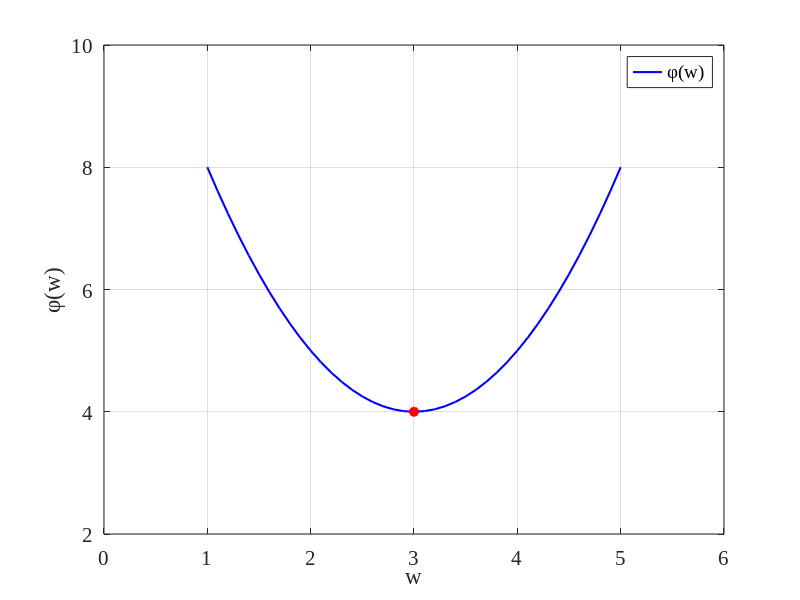

Reproduce this figure in MATLAB. (Note: this script raises an error after producing the figure.)
clear all
close all
clc

x = [1:0.1:5];
phi = x.^2-6*x+13;


line_width = 1.5;    fontsize_labels = 15;
set(0,'DefaultAxesFontName', 'Times New Roman')
set(0,'DefaultAxesFontSize', fontsize_labels)

figure
plot(x,phi,'b', 'linewidth',line_width); hold on
plot(3,4,'or', 'linewidth',line_width,'MarkerFaceColor','r')
legend('\phi(w)')
xlabel('w')
ylabel('\phi(w)')
axis([0 6 2 10])
grid on


%----------------------------------------------
% compose the optimization problem
%----------------------------------------------
% CasADi v3.4.5
addpath('C:\Users\schmi\OneDrive - Syddansk Universitet\Classical Autonomous Systems\casadi-windows-matlabR2016a-v3.5.5')
import casadi.*
 
x = SX.sym('w'); % Decision variables (controls)
obj = x^2-6*x+13 ; % calculate obj
 
g = [];  % Optimization constraints – empty (unconstrained)
P = [];  % Optimization problem parameters – empty (no parameters used here)
 
OPT_variables = x;  %single decision variable
nlp_prob = struct('f', obj, 'x', OPT_variables, 'g', g, 'p', P);


opts = struct;
opts.ipopt.max_iter = 1000;
opts.ipopt.print_level = 0; %0,3
opts.print_time = 0; %0,1
opts.ipopt.acceptable_tol =1e-8; % optimality convergence tolerance
opts.ipopt.acceptable_obj_change_tol = 1e-6; 

solver = nlpsol('solver', 'ipopt', nlp_prob,opts);

args = struct;
args.lbx = -inf;  % unconstrained optimization 
args.ubx = inf;   % unconstrained optimization
args.lbg = -inf;  % unconstrained optimization
args.ubg = inf;   % unconstrained optimization

args.p   =  [];  % There are no parameters in this optimization problem
args.x0  = -0.5; % initialization of the optimization problem

sol = solver('x0', args.x0, 'lbx', args.lbx, 'ubx', args.ubx,...
    'lbg', args.lbg, 'ubg', args.ubg,'p',args.p);
x_sol = full(sol.x)            % Get the solution
min_value = full(sol.f)   % Get the value function